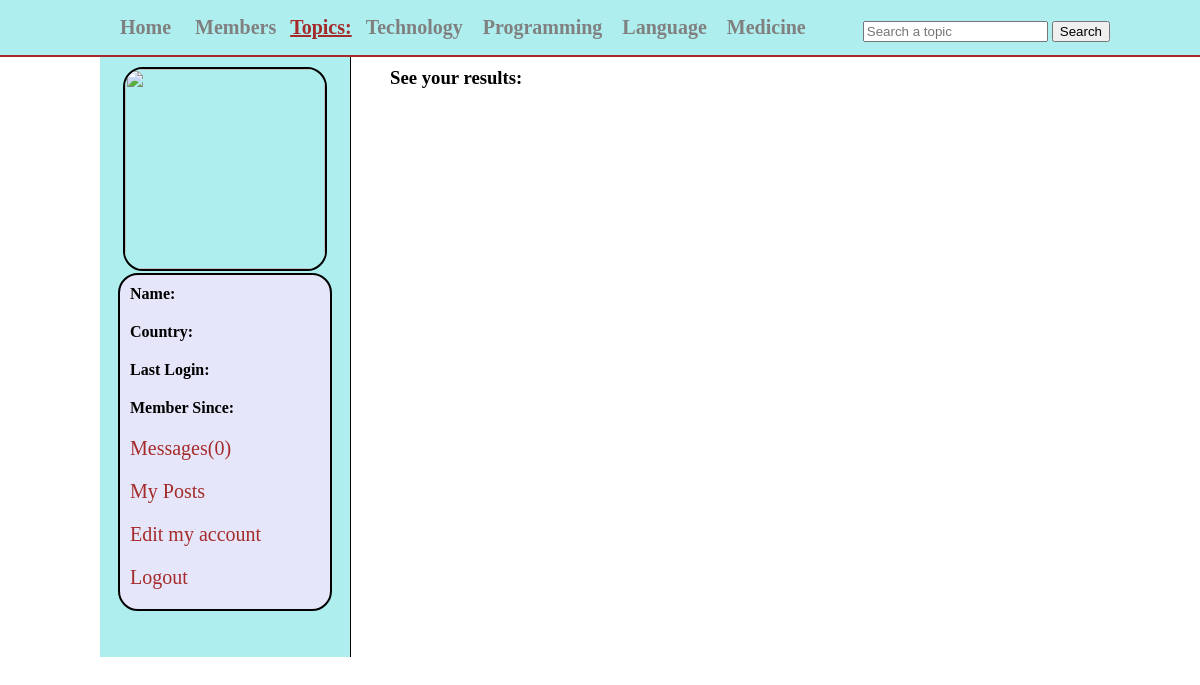
The app's page /results.php with its own data.
### tables this page shows
CREATE TABLE `topics` (
  `topic_id` int(11) NOT NULL,
  `topic_name` varchar(255) NOT NULL
);

### results.php (the view, shortened to what this page needs)
<!DOCTYPE html>
<?php
include("functions/functions.php");
?>
<html>
<head>
	<link rel="stylesheet" type="text/css" href="styles/home_style.css" media="all">
</head>
<body>
	<div class="container">
		<div id="head_warp">
			<div id="header">
				<ul id="menu">
					<li><a href="home.php"> Home</a></li>
					<li><a href="members.php"> Members</a></li>
					<strong>Topics:</strong>
					<?php
					  $get_topics="select * from topics";
					  $run_topics=mysqli_query($con,$get_topics);
					  while($row= mysqli_fetch_array($run_topics)){
						$topic_id=$row['topic_id'];
						$topic_name=$row['topic_name'];
					  echo "<li><a href='topic.php?topic=$topic_id'>$topic_name</a></li>";
					  }
					?>
				</ul>
				<form method="get" action="results.php" id="form1">
					<input type="text" name="user_query" placeholder="Search a topic">
					<input type="submit" name="search" value="Search">
				</form>
			</div>
		</div>
		<div class="content">
		    <div id="user_timeline">
				<div id="user_details">
					<?php
					  $user=$_SESSION['user_email'];
					  $get_user="select * from users where user_email='$user' ";
					  $run_user=mysqli_query($con,$get_user);
					  $row=mysqli_fetch_array($run_user);
					  $user_id=$row['user_id'];
					  $user_name=$row['user_name'];
					  $user_country=$row['user_country'];
					  $user_image=$row['user_image'];
					  $register_date=$row['user_reg_date'];
					  $last_login=$row['user_last_login'];
					  $sel_msg="select * from messages where receiver='$user_id' AND status='unread' ORDER BY 1 DESC";
					  $run_msg=mysqli_query($con,$sel_msg);
					  $count_msg=mysqli_num_rows($run_msg);
					  echo "
					  <center>
					  <img src='users/$user_image' width='200' height='200'/>
					  </center>
					  <div id='user_mention'>
					  <p><strong>Name:</strong> $user_name</p>
					  <p><strong>Country:</strong> $user_country</p>
					  <p><strong>Last Login:</strong> $last_login</p>
					  <p><strong>Member Since:</strong> $register_date</p>
					  <p><a href='my_messages.php?inbox&u_id=$user_id'>Messages($count_msg)</a></p>
					  <p><a href='my_posts.php?u_id=$user_id'>My Posts</a></p>
					  <p><a href='edit_profile.php?u_id=$user_id'>Edit my account</a></p>
					  <p><a href='logout.php'>Logout</a></p>
					  </div>
					  "
					?>
				</div>
		    </div>
		    <div id="content_timeline">
		    	<h3>See your results:</h3>
		    </div>
        </div>
	</div>
</body>
</html>

### styles/home_style.css (style rules this page uses)
html, body, div, span, applet, object, iframe, h1, h2, h3, h4, h5, h6, p, blockquote, pre, a, abbr, acronym, address, big, cite, code, del, dfn, em, img, ins, kbd, q, s, samp, small, strike, strong, sub, sup, tt, var, b, u, i, center, dl, dt, dd, ol, ul, li, fieldset, form, label, legend, table, caption, tbody, tfoot, thead, tr, th, td, article, aside, canvas, details, embed, figure, figcaption, footer, header, hgroup, menu, nav, output, ruby, section, summary, time, mark, audio, video { margin: 0; padding: 0; border: 0; }
#head_warp { width: 100%; height: 35px; margin: 0 auto; border-bottom: 2px solid brown; padding:10px; background: #AFEEEE; }
#header { margin:0 auto; width: 1000px; height: 35px; }
#menu { line-height: 35px; padding: 0; margin:0; float: left; }
#menu li { display: inline; list-style: none; }
#menu a { margin:5px; padding: 5px; text-decoration: none; color: gray; font-size: 20px; font-weight: bold; }
#menu strong { font-size: 20px; text-decoration: underline; color: brown; }
#form1 { float: right; line-height: 35px; padding-top: 3px; }
.content { width:1000px; margin:0 auto; }
#user_timeline { background: #AFEEEE; width:250px; float: left; height: 600px; border-right: 1px solid black; }
#user_details { padding: 10px; }
#user_details img { border:2px solid black; border-radius: 20px; }
#user_details p { margin-bottom: 10px; padding: 5px; }
#user_details a { color:brown; font-size:20px; text-decoration:none; }
#user_mention { background: #E6E6FA; border:2px solid black; border-radius: 20px; width: 200px; margin:0 auto; padding: 5px; }
#content_timeline { float: right; width: 700px; padding:10px; }

### records on screen
topics: topic_name "Technology"
topics: topic_name "Programming"
topics: topic_name "Language"
topics: topic_name "Medicine"

### other values on screen
$count_msg "0"
